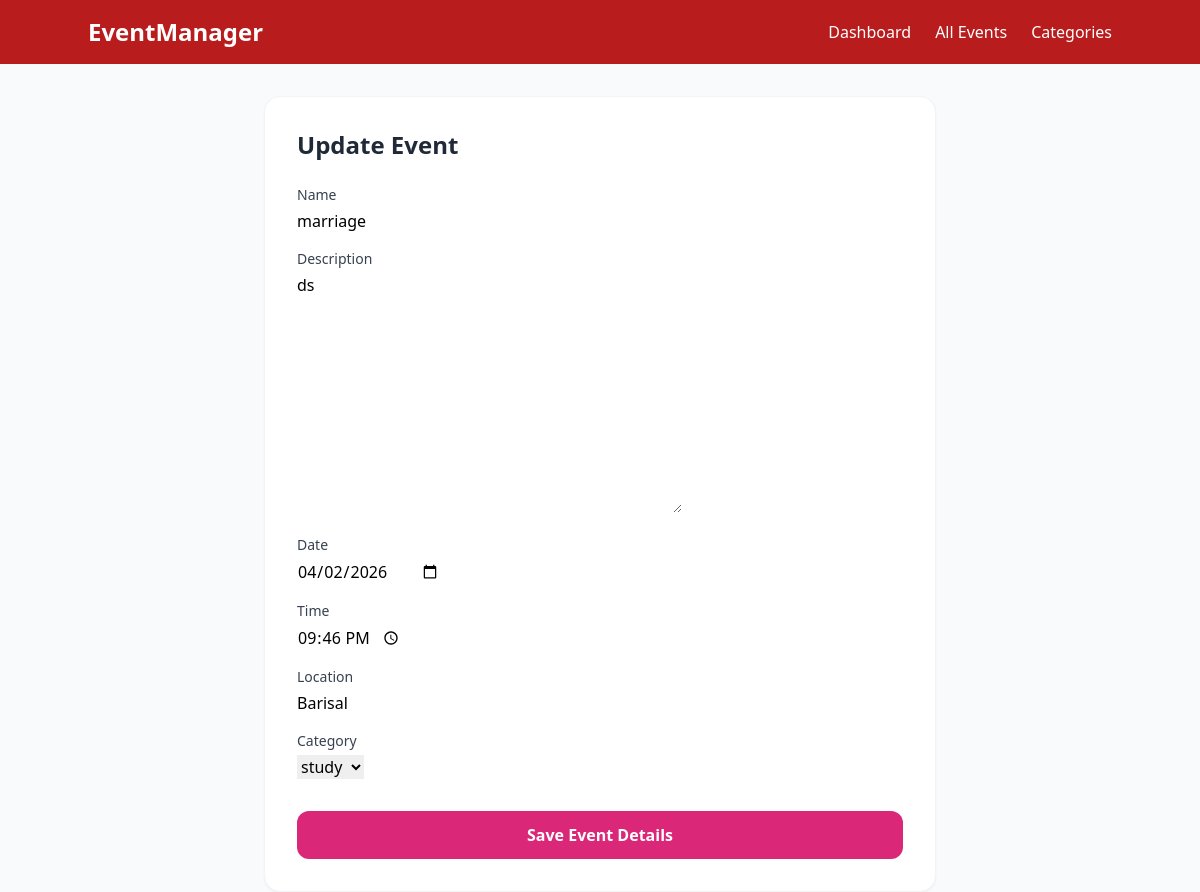
/events/2/edit/, run on the app's committed database.
### events/models.py (models this page shows, shortened)
class Event(models.Model):
    name = models.CharField(max_length=200)
    description = models.TextField()
    date = models.DateField()
    time = models.TimeField()
    location = models.CharField(max_length=255)
    category = models.ForeignKey(Category, on_delete=models.CASCADE, related_name='events')

### events/views.py (the view)
# urls.py: path('events/<int:pk>/edit/', views.manage_event, name='event-update'),
def manage_event(request, pk=None):
    event = get_object_or_404(Event, pk=pk) if pk else None
    if request.method == 'POST':
        form = EventForm(request.POST, instance=event)
        if form.is_valid():
            form.save()
            return redirect('event-list')
    else:
        form = EventForm(instance=event)
    return render(request, 'events_app/event_form.html', {'form': form})

### events/forms.py
class EventForm(forms.ModelForm):
    class Meta:
        model = Event
        fields = '__all__'
        widgets = {
            'date': forms.DateInput(attrs={'type': 'date'}),
            'time': forms.TimeInput(attrs={'type': 'time'}),
        }

### events/models.py (called while the page is built)
    def __str__(self):
        return self.name

### events/templates/events_app/event_form.html (shortened to what this page needs)
{% extends "events_app/base.html" %}
{% block content %}
<div class="max-w-2xl mx-auto bg-white p-8 rounded-2xl shadow-sm border border-gray-100">
    <h2 class="text-2xl font-bold mb-6 text-gray-800">
        {% if form.instance.pk %}Update Event
        {% else %}Create New Event{% endif %}
    </h2>
    <form method="POST" class="space-y-4">
        {% for field in form %}
        <div>
            <label class="block text-sm font-medium text-gray-700 mb-1">{{ field.label }}</label>
            {{ field }}
        </div>
        {% endfor %}
        <div class="pt-4">
            <button type="submit" class="w-full bg-pink-600 text-white font-bold py-3 rounded-xl hover:bg-indigo-700">
                Save Event Details
            </button>
        </div>
    </form>
</div>
{% endblock %}

### data on the page
Event: form "marriage" "ds" "04/02/2026" "21:46:00" "Barisal" "study"

### other printed values
{{ field.label }} "Name" "Description" "Date" "Time" "Location" "Category"
